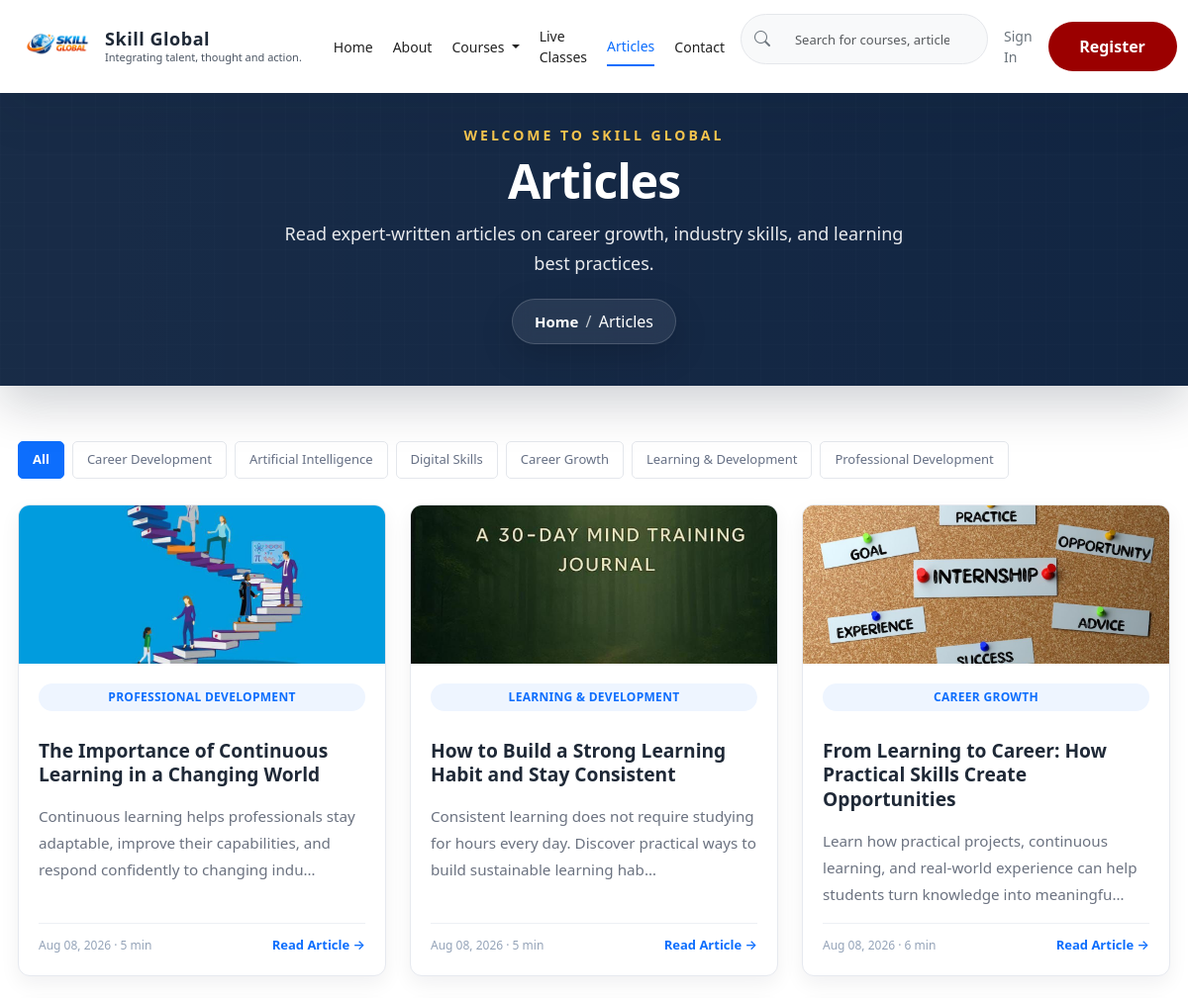
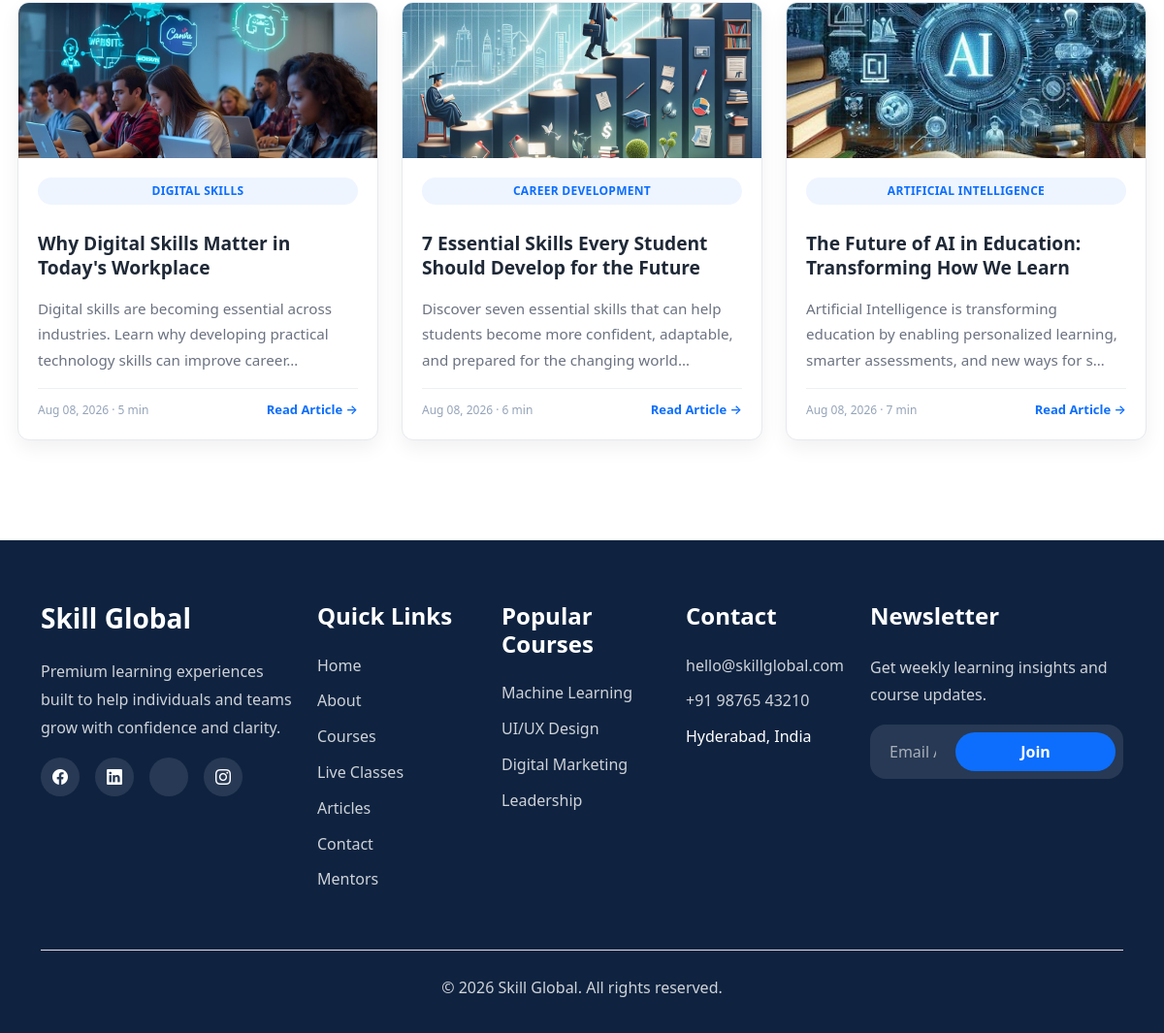
The app's page /articles/ with its own data (2 pictures, top to bottom).
### skill_global/models.py (models this page shows, shortened)
class Article(models.Model):
    title = models.CharField(max_length=200)
    slug = models.SlugField(max_length=220, unique=True, blank=True)
    category = models.CharField(max_length=100, blank=True)
    author = models.CharField(max_length=150, blank=True)
    summary = models.CharField(max_length=255, blank=True)
    content = models.TextField()
    image = models.ImageField(upload_to='articles/', blank=True, null=True)
    read_time = models.PositiveIntegerField(default=5)
    tags = models.CharField(max_length=255, blank=True)
    featured = models.BooleanField(default=False)
    is_published = models.BooleanField(default=True)
    published_at = models.DateTimeField(auto_now_add=True)
    class Meta:
        verbose_name = 'Article'
        verbose_name_plural = 'Articles'
        ordering = ['-published_at']

### skill_global/views.py (the view)
# urls.py: path('articles/', views.articles, name='articles'),
def articles(request):
    articles = Article.objects.filter(is_published=True).order_by('-published_at')
    context = {
        'page_title': 'Articles',
        'page_description': 'Read expert-written articles on career growth, industry skills, and learning best practices.',
        'articles': articles,
    }
    return render(request, 'skill_global/articles.html', context)

### templates/skill_global/articles.html (shortened to what this page needs)
{% extends 'base.html' %}
{% load static %}
{% block content %}
<section class="articles-page">
    <div class="articles-container">
        <div class="article-category-filter">
            <a href="#" class="category-filter-btn active" data-category="all">
                All
            </a>
            <a href="#" class="category-filter-btn" data-category="Career Development">
                Career Development
            </a>
            <a href="#" class="category-filter-btn" data-category="Artificial Intelligence">
                Artificial Intelligence
            </a>
            <a href="#" class="category-filter-btn" data-category="Digital Skills">
                Digital Skills
            </a>
            <a href="#" class="category-filter-btn" data-category="Career Growth">
                Career Growth
            </a>
            <a href="#" class="category-filter-btn" data-category="Learning & Development">
                Learning & Development
            </a>
            <a href="#" class="category-filter-btn" data-category="Professional Development">
                Professional Development
            </a>
        </div>
        {% if articles %}
        <section class="latest-articles">
            <div class="row g-4">
                {% for article in articles %}
                <div class="col-12 col-md-6 col-lg-4">
                    <article class="article-card" data-category="{{ article.category }}">
                        <div class="article-card-image-wrapper">
                            {% if article.image %}
                            <img src="{{ article.image.url }}" alt="{{ article.title }}" class="article-card-image">
                            {% else %}
                            <div class="article-card-placeholder"></div>
                            {% endif %}
                        </div>
                        <div class="article-card-body">
                            {% if article.category %}
                            <div class="article-category">
                                {{ article.category }}
                            </div>
                            {% endif %}
                            <h3 class="article-card-title">
                                <a href="{% url 'article_detail' article.slug %}">
                                    {{ article.title }}
                                </a>
                            </h3>
                            <p class="article-card-summary">
                                {{ article.summary|default:article.content|truncatechars:125 }}
                            </p>
                            <div class="article-card-footer">
                                <span class="article-date">
                                    {{ article.published_at|date:"M d, Y" }}
                                    {% if article.read_time %}
                                    · {{ article.read_time }} min
                                    {% endif %}
                                </span>
                                <a href="{% url 'article_detail' article.slug %}" class="article-read-link">
                                    Read Article →
                                </a>
                            </div>
                        </div>
                    </article>
                </div>
                {% endfor %}
            </div>
        </section>
        {% endif %}
    </div>
</section>
{% endblock %}

### static/css/navbar.css (style rules this page uses)
:root { --navbar-height: 60px; --navbar-bg: #ffffff; --primary-blue: #0D6EFD; --dark-text: #1F2937; --muted-text: #6B7280; --light-grey: #F8F9FA; --border-color: #E5E7EB; --shadow: 0 8px 24px rgba(31, 41, 55, 0.08); --shadow-strong: 0 12px 28px rgba(31, 41, 55, 0.12); }

### static/css/hero.css (style rules this page uses)
:root { --hero-primary: #0d6efd; --hero-primary-hover: #0b5ed7; --hero-text: #ffffff; --hero-muted: rgba(255, 255, 255, 0.88); --hero-shadow: 0 20px 50px rgba(0, 0, 0, 0.28); }

### static/css/global-header.css (style rules this page uses)
body { padding-top: var(--navbar-height, 78px); }

### static/css/recognition.css (style rules this page uses)
:root { --rec-bg: #151515; --rec-card: #1d1d1d; --rec-gold: #d4af37; --rec-text: #f7f7f2; --rec-muted: #c7c2b7; --rec-border: rgba(212, 175, 55, 0.24); }

### static/css/courses.css (style rules this page uses)
:root { --course-primary: #0d6efd; --course-primary-dark: #0b5ed7; --course-bg: #f8f9fa; --course-card-bg: #ffffff; --course-text: #1f2937; --course-muted: #6b7280; --course-border: #e5e7eb; }
.article-card { background: var(--course-card-bg); border: 1px solid var(--course-border); border-radius: 22px; overflow: hidden; box-shadow: 0 12px 28px rgba(15, 23, 42, 0.06); transition: transform 0.3s ease, box-shadow 0.3s ease; display: flex; flex-direction: column; height: 100%; }
.article-card-body { padding: 1.5rem; display: flex; flex-direction: column; gap: 1rem; flex: 1; }
.article-category { display: inline-flex; align-items: center; padding: 0.35rem 0.85rem; border-radius: 999px; background: rgba(13, 110, 253, 0.1); color: var(--course-primary); font-size: 0.78rem; font-weight: 700; text-transform: uppercase; letter-spacing: 0.14em; }
.article-card-body h3 { font-size: 1.2rem; font-weight: 800; color: var(--course-text); margin: 0; line-height: 1.3; }
.article-card-body p { margin: 0; color: var(--course-muted); line-height: 1.75; font-size: 0.95rem; flex: 1; }

### templates/skill_global/articles.html (style rules this page uses)
.articles-page { background: #ffffff; padding: 24px 0 55px; }
.articles-container { max-width: 1320px; width: 100%; margin: 0 auto; padding: 0 18px; }
.article-category { display: inline-flex; align-items: center; justify-content: center; margin-bottom: 12px; color: #0d6efd; font-size: 12px; font-weight: 600; text-transform: uppercase; letter-spacing: .3px; padding: 5px 10px; background: #eef5ff; border-radius: 20px; }
.article-card { height: 100%; display: flex; flex-direction: column; overflow: hidden; background: #ffffff; border: 1px solid #e6e9ef; border-radius: 12px; box-shadow: 0 8px 20px rgba(15, 23, 42, .06); transition: transform .25s ease, box-shadow .25s ease; }
.article-card-image-wrapper { position: relative; height: 160px; overflow: hidden; background: #f3f6fa; }
.article-card-image { width: 100%; height: 100%; object-fit: cover; object-position: center; display: block; transition: transform .4s ease; }
.article-card-body { display: flex; flex-direction: column; flex: 1; padding: 20px; }
.article-card-title { margin: 10px 0 10px; color: #172033; font-size: 18px; line-height: 1.4; font-weight: 700; }
.article-card-title a { color: inherit; text-decoration: none; }
.article-card-summary { margin: 0 0 0; color: #64748b; font-size: 14px; line-height: 1.6; display: -webkit-box; -webkit-line-clamp: 3; -webkit-box-orient: vertical; overflow: hidden; }
.article-card-footer { display: flex; align-items: center; justify-content: space-between; gap: 10px; margin-top: auto; padding-top: 12px; border-top: 1px solid #edf0f4; }
.article-date { color: #94a3b8; font-size: 12px; }
.article-read-link { color: #0d6efd; text-decoration: none; font-size: 13px; font-weight: 600; white-space: nowrap; }
.article-category-filter { display: flex; align-items: center; gap: 8px; flex-wrap: wrap; margin-bottom: 26px; padding: 0; overflow-x: auto; scrollbar-width: none; }
.category-filter-btn { display: inline-flex; align-items: center; justify-content: center; min-height: 36px; padding: 8px 14px; background: #ffffff; border: 1px solid #e4e7ec; border-radius: 5px; color: #667085; text-decoration: none; font-size: 13px; font-weight: 500; white-space: nowrap; transition: all .2s ease; }
.category-filter-btn.active { background: #0d6efd; border-color: #0d6efd; color: #ffffff; font-weight: 600; }

### records on screen
Article: image (picture), category "PROFESSIONAL DEVELOPMENT", title "The Importance of Continuous Learning in a Changing World", summary "Continuous learning helps professionals stay adaptable, improve their capabilities, and respond confidently to changing indu…", published_at "Aug 08, 2026", read_time "5"
Article: image (picture), category "LEARNING & DEVELOPMENT", title "How to Build a Strong Learning Habit and Stay Consistent", summary "Consistent learning does not require studying for hours every day. Discover practical ways to build sustainable learning hab…", published_at "Aug 08, 2026", read_time "5"
Article: image (picture), category "CAREER GROWTH", title "From Learning to Career: How Practical Skills Create Opportunities", summary "Learn how practical projects, continuous learning, and real-world experience can help students turn knowledge into meaningfu…", published_at "Aug 08, 2026", read_time "6"
Article: image (picture), category "DIGITAL SKILLS", title "Why Digital Skills Matter in Today's Workplace", summary "Digital skills are becoming essential across industries. Learn why developing practical technology skills can improve career…", published_at "Aug 08, 2026", read_time "5"
Article: image (picture), category "CAREER DEVELOPMENT", title "7 Essential Skills Every Student Should Develop for the Future", summary "Discover seven essential skills that can help students become more confident, adaptable, and prepared for the changing world…", published_at "Aug 08, 2026", read_time "6"
Article: image (picture), category "ARTIFICIAL INTELLIGENCE", title "The Future of AI in Education: Transforming How We Learn", summary "Artificial Intelligence is transforming education by enabling personalized learning, smarter assessments, and new ways for s…", published_at "Aug 08, 2026", read_time "7"

### other values on screen
{{ page_title|default:"Skill Global" }} "Articles"
{{ page_title|default:"Page" }} "Articles"
